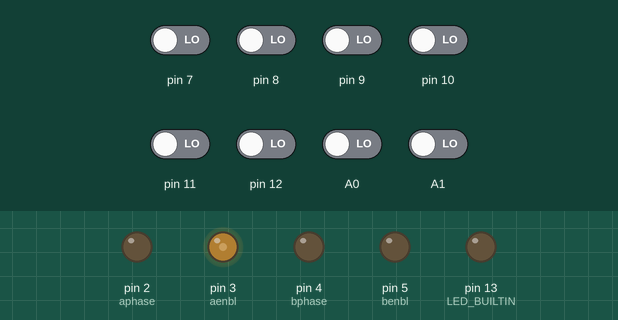
This sketch was run on a simulated Arduino Pro Mini, built with avr-gcc and run on an emulated ATmega328P. Parts: output pins drawn as LEDs (lit = HIGH). Dashed ring = blinking. Inputs (shaded band) come from the test bench; at power-on: A0, A1, pin 7–12 LOW. What the sketch prints to the serial monitor is not drawn.

Above: at 6.7 s.
6.8 s: pin 8 driven HIGH
At 7.6 s:
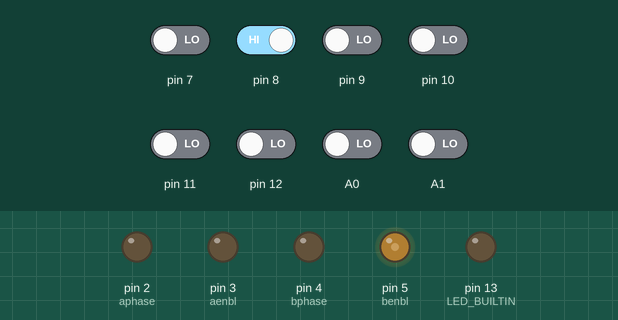
9.8 s: pin 11 driven HIGH
At 10.1 s:
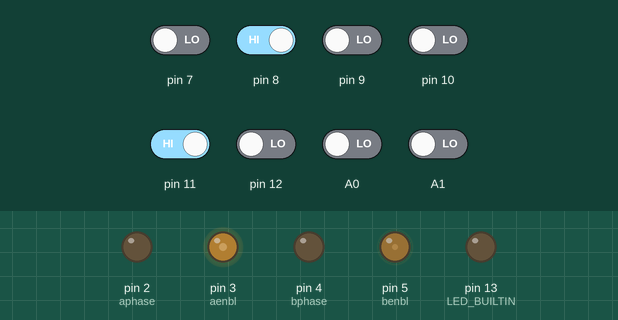
11.3 s: pin 10 driven HIGH
14.3 s: A0 driven HIGH
At 14.42 s:
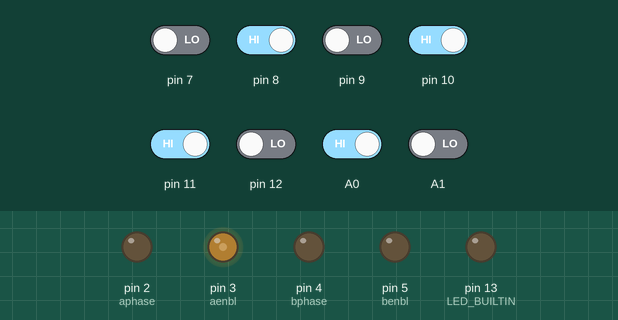
17.3 s: pin 7 driven HIGH
At 17.42 s:
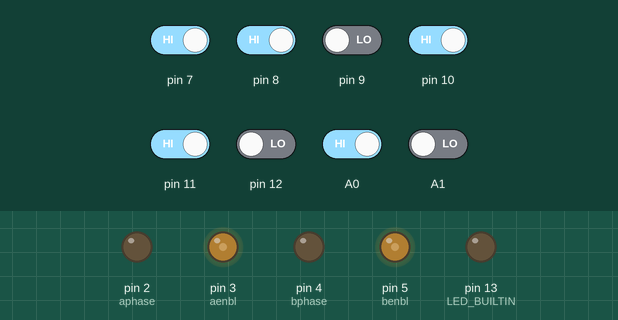
20.3 s: pin 12 driven HIGH
At 20.81 s:
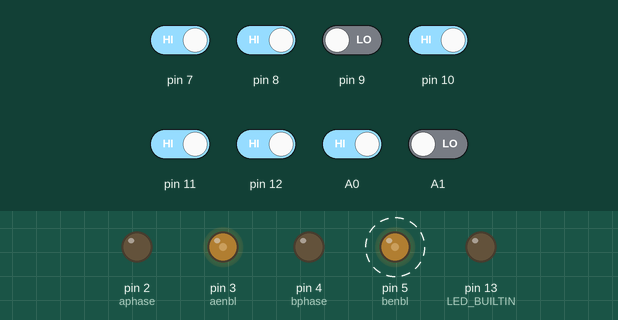
Timing chart, 0 to 24.3 s (numbered marks = the images above; inputs shaded):
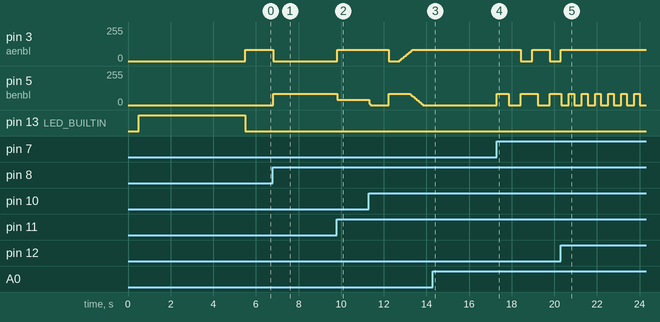

The sketch:

line_follower_1.0.ino
```cpp
/*
 * File name: PID_LF_example
 *
 * Hardware requirements: an Arduino Pro Mini
 *                        a QTR-8RC Reflectance Sensor Array
 *                        a DRV8835 Dual Motor Driver Carrier
 *
 * Description: The basic PID control system implemented with
 *              the line follower with the specified hardware.
 *              The robot can follow a black line on a white surface
 *              (or vice versa).
 * Related Document: See the written documentation or the LF video from
 *                   Bot Reboot.
 *
 * Author: Bot Reboot
 */

#include <QTRSensors.h> //Make sure to install the library

/*************************************************************************
* Sensor Array object initialisation
*************************************************************************/
QTRSensors qtr;
const uint8_t SensorCount = 8;
uint16_t sensorValues[SensorCount];

/*************************************************************************
* PID control system variables
*************************************************************************/
float Kp = 0.15; //related to the proportional control term;
              //change the value by trial-and-error (ex: 0.07).
              // Sweet spot: 0.06
float Ki = 0.005; //related to the integral control term;
              //change the value by trial-and-error (ex: 0.0008).
float Kd = 0.60; //related to the derivative control term;
              //change the value by trial-and-error (ex: 0.6).
int P;
int I;
int D;

/*************************************************************************
* Global variables
*************************************************************************/
int lastError = 0;
boolean onoff = false;

/*************************************************************************
* Motor speed variables (choose between 0 - no speed, and 255 - maximum speed)
*************************************************************************/
const uint8_t maxspeeda = 85;
const uint8_t maxspeedb = 85;
const uint8_t basespeeda = 75;
const uint8_t basespeedb = 75;

/*************************************************************************
* DRV8835 GPIO pins declaration
*************************************************************************/
// int mode = 8;
int aphase = 2;
int aenbl = 3;
int bphase = 4;
int benbl = 5;

/*************************************************************************
* Buttons pins declaration
*************************************************************************/
int buttoncalibrate = 17; //or pin A3
int buttonstart = 2;

void rotate_right();
void rotate_left();

/*************************************************************************
* Function Name: setup
**************************************************************************
* Summary:
* This is the setup function for the Arduino board. It first sets up the
* pins for the sensor array and the motor driver. Then the user needs to
* slide the sensors across the line for 10 seconds as they need to be
* calibrated.
*
* Parameters:
*  none
*
* Returns:
*  none
*************************************************************************/
void setup() {
  qtr.setTypeRC();
  qtr.setSensorPins((const uint8_t[]){A0, 12, 11, 10, 9, 8, 7, A1}, SensorCount);
  Serial.begin(9600);
  // qtr.setEmitterPin(7);//LEDON PIN

  // pinMode(mode, OUTPUT);
  pinMode(aphase, OUTPUT);
  pinMode(aenbl, OUTPUT);
  pinMode(bphase, OUTPUT);
  pinMode(benbl, OUTPUT);
  // digitalWrite(mode, HIGH); //one of the two control interfaces
                            //(simplified drive/brake operation)
  delay(500);
  pinMode(LED_BUILTIN, OUTPUT);
  Serial.println("Calibrating...");

  calibration();

  // boolean Ok = false;
  // while (Ok == false) { // the main function won't start until the robot is calibrated
  //   if(digitalRead(buttoncalibrate) == HIGH) {
  //     calibration(); //calibrate the robot for 10 seconds
  //     Ok = true;
  //   }
  // }
  // forward_brake(0, 0); //stop the motors
  Serial.println("Calibrated");
}

/*************************************************************************
* Function Name: calibration
**************************************************************************
* Summary:
* This is the calibration function for the QTR-8RC Reflectance Sensor Array.
* The function calls the method 'qtr.calibrate()' offered by the imported
* library. For approx. 10 seconds, each of the 8 sensors will calibrate with
* readings from the track.
*
* Parameters:
*  none
*
* Returns:
*  none
*************************************************************************/
void calibration() {
  digitalWrite(LED_BUILTIN, HIGH);
  for (uint16_t i = 0; i < 200; i++)
  {
    qtr.calibrate();
    // if (i < 100) {
    //   rotate_left();
    // } else {
    //   rotate_right();
    // }
  }
  digitalWrite(LED_BUILTIN, LOW);
}

int rotation_speed = 130;
void rotate_right() {
  analogWrite(aphase, rotation_speed);
  digitalWrite(bphase, 0);
  digitalWrite(aenbl, 0);
  analogWrite(benbl, rotation_speed);
}

void rotate_left() {
  digitalWrite(aphase, 0);
  analogWrite(bphase, rotation_speed);
  analogWrite(aenbl, rotation_speed);
  digitalWrite(benbl, 0);
}

/*************************************************************************
* Function Name: loop
**************************************************************************
* Summary:
* This is the main function of this application. When the start button is
* pressed, the robot will toggle between following the track and stopping.
* When following the track, the function calls the PID control method.
*
* Parameters:
*  none
*
* Returns:
*  none
*************************************************************************/
void loop() {
  PID_control();
  // delay(200);

  // qtr.read(sensorValues);

  // print the sensor values as numbers from 0 to 2500, where 0 means maximum
  // reflectance and 2500 means minimum reflectance
  // for (uint8_t i = 0; i < SensorCount; i++)
  // {
  //   Serial.print(sensorValues[i]);
  //   Serial.print('\t');
  // }
  // Serial.println();

  // if(digitalRead(buttonstart) == HIGH) {
  //   onoff =! onoff;
  //   if(onoff = true) {
  //     delay(1000);//a delay when the robot starts
  //   }
  //   else {
  //     delay(50);
  //   }
  // }
  // if (onoff == true) {
  //   PID_control();
  // }
  // else {
  //   forward_brake(0,0); //stop the motors
  // }
}

/*************************************************************************
* Function Name: forward_brake
**************************************************************************
* Summary:
* This is the control interface function of the motor driver. As shown in
* the Pololu's documentation of the DRV8835 motor driver, when the MODE is
* equal to 1 (the pin is set to output HIGH), the robot will go forward at
* the given speed specified by the parameters. The phase pins control the
* direction of the spin, and the enbl pins control the speed of the motor.
*
* A warning though, depending on the wiring, you might need to change the
* aphase and bphase from LOW to HIGH, in order for the robot to spin forward.
*
* Parameters:
*  int posa: int value from 0 to 255; controls the speed of the motor A.
*  int posb: int value from 0 to 255; controls the speed of the motor B.
*
* Returns:
*  none
*************************************************************************/
void forward_brake(int posa, int posb) {
  //set the appropriate values for aphase and bphase so that the robot goes straight
  digitalWrite(aphase, LOW);
  digitalWrite(bphase, LOW);
  analogWrite(aenbl, posa);
  analogWrite(benbl, posb);
}

/*************************************************************************
* Function Name: PID_control
**************************************************************************
* Summary:
* This is the function of the PID control system. The distinguishing
* feature of the PID controller is the ability to use the three control
* terms of proportional, integral and derivative influence on the controller
* output to apply accurate and optimal control. This correction is applied to
* the speed of the motors, which should be in range of the interval [0, max_speed],
* max_speed <= 255.
*
* Parameters:
* none
*
* Returns:
*  none
*************************************************************************/
void PID_control() {
  uint16_t position = qtr.readLineBlack(sensorValues); //read the current position
  int error = 3500 - position; //3500 is the ideal position (the centre)
  Serial.println(position);

  P = error;
  I = I + error;
  D = error - lastError;
  lastError = error;
  int motorspeed = P*Kp + I*Ki + D*Kd; //calculate the correction
                                       //needed to be applied to the speed

  int motorspeeda = basespeeda + motorspeed;
  int motorspeedb = basespeedb - motorspeed;

  if (motorspeeda > maxspeeda) {
    motorspeeda = maxspeeda;
  }
  if (motorspeedb > maxspeedb) {
    motorspeedb = maxspeedb;
  }
  if (motorspeeda < 0) {
    motorspeeda = 0;
  }
  if (motorspeedb < 0) {
    motorspeedb = 0;
  }
  forward_brake(motorspeeda, motorspeedb);
}
```

Measured:
- after the input at 6.8 s, pin 3 (aenbl): 85/255 → 0/255 at once; pin 5 (benbl): 0/255 → 85/255 at once
- after the input at 9.8 s, pin 3 (aenbl): 0/255 → 85/255 at once; pin 5 (benbl): 85/255 → 38/255 at once
- after the input at 14.3 s, pin 3 (aenbl): stays 85/255 (without the input it goes to 0/255 after 0.39 s); pin 5 (benbl): stays 0/255 (without the input it goes to 85/255 after 0.39 s)
- after the input at 17.3 s, pin 3 (aenbl): 85/255 → 0/255 after 1.1 s, → 85/255 0.54 s later, → 0/255 0.83 s later; pin 5 (benbl): goes 85/255 0.56 s, 0/255 0.56 s, 85/255 0.81 s, 0/255 0.56 s, then 85/255, starting at once
- after the input at 20.3 s, pin 3 (aenbl): goes on until 20.3 s, then stays 85/255
